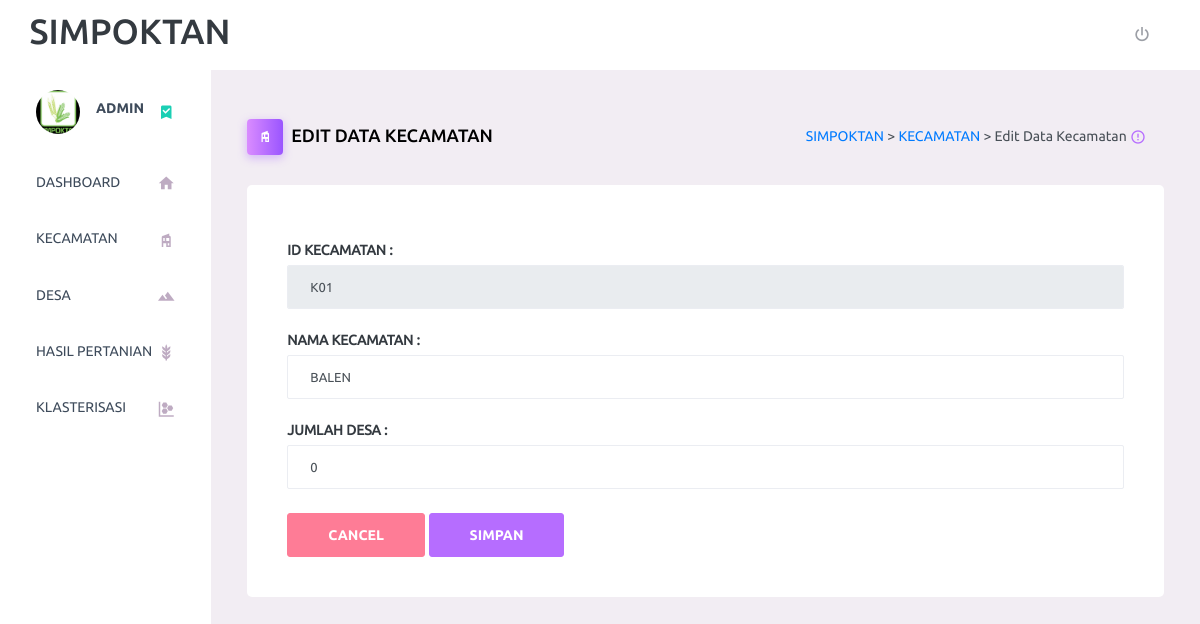
Screenshot of /index.php/c_kecamatan/edit_kecamatan/K01 with the database file from the repository.
### tables this page shows
CREATE TABLE `kecamatan` (
  `id_kecamatan` varchar(20) NOT NULL,
  `nama_kecamatan` varchar(20) NOT NULL,
  `jumlah_desa` int(11) NOT NULL,
  `luas_area` varchar(20) NOT NULL,
  `kode_pos` varchar(20) NOT NULL,
  `alamat` varchar(100) NOT NULL,
  `telepon` varchar(20) NOT NULL,
  `email` varchar(50) NOT NULL
);

### application/controllers/C_kecamatan.php (called while the page is built, shortened)
<?php
	class C_kecamatan extends CI_Controller{
		public function edit_kecamatan($id_kecamatan){
				$where = array('id_kecamatan' => $id_kecamatan);
				$data['kecamatan'] = $this->M_data->get_where('kecamatan',$where);
				$this->load->view('V_link');
				$this->load->view('V_navbar');
				$this->load->view('V_editkecamatan',$data);
		}
}
 ?>

### index.php (called while the page is built, shortened)
<?php
require_once BASEPATH.'core/CodeIgniter.php';

### application/models/M_data.php (called while the page is built, shortened)
<?php
class M_data extends CI_Model{
	public function get_where($nama_table,$where){
		return $this->db->get_where($nama_table,$where)->result();
	}
}
 ?>

### application/views/V_editkecamatan.php (the view)
<div class="content-wrapper">
          <div class="page-header">
                <h3 class="page-title">
                  <span class="page-title-icon bg-gradient-primary text-white mr-2">
                    <i class="mdi mdi-home-modern"></i>
                  </span>EDIT DATA KECAMATAN
                </h3>
                <nav aria-label="breadcrumb">
                  <ul class="breadcrumb">
                    <li class="breadcrumb-item active" aria-current="page">
                      <span><a href="<?= site_url('C_dashboard/breadcrumb') ?>">SIMPOKTAN </a>> <a href="<?php echo base_url('c_kecamatan')?>">KECAMATAN</a> > Edit Data Kecamatan</span>
                      <i class="mdi mdi-alert-circle-outline icon-sm text-primary align-middle"></i>
                    </li>
                  </ul>
                </nav>
          </div>
	<section class="content">
		<?php foreach ($kecamatan as $kc){ ?>
			<div class="card">
			<div class="card-body">
		<form action="<?php echo base_url().'c_kecamatan/simpan_edit/'.$kc->id_kecamatan; ?>"
			method="POST">
			<br>
 					<div class="form-group">
                      <label for="exampleInputUsername1"><b>ID KECAMATAN : </b></label>
                      <input type="text" readonly name="id_kecamatan" class="form-control" value="<?php echo $kc->id_kecamatan ?>" id="exampleInputUsername1" placeholder="Id Kecamatan">
                    </div>
 					<div class="form-group">
                      <label for="exampleInputUsername2"><b>NAMA KECAMATAN : </b></label>
                      <input type="text" name="nama_kecamatan" class="form-control" value="<?php echo $kc->nama_kecamatan ?>" id="exampleInputUsername2" placeholder="Nama Kecamatan">
                    </div>
					<div class="form-group">
                      <label for="exampleInputUsername3"><b>JUMLAH DESA : </b></label>
                      <input type="int" name="jumlah_desa" class="form-control" value="<?php echo $kc->jumlah_desa ?>" id="exampleInputUsername3" placeholder="Jumlah Desa">
                    </div>
			<a href="<?php echo base_url('c_kecamatan')?>">
				<button type="button" class="btn btn-danger">CANCEL</button>
			</a>
			<button type="submit" class="btn btn-primary">SIMPAN</button>
		</form>
		<?php } ?>
	</div>
	</div>
	</section>
</div>

### rows the page displays
kecamatan: id_kecamatan "K01", nama_kecamatan "BALEN", jumlah_desa "0"
